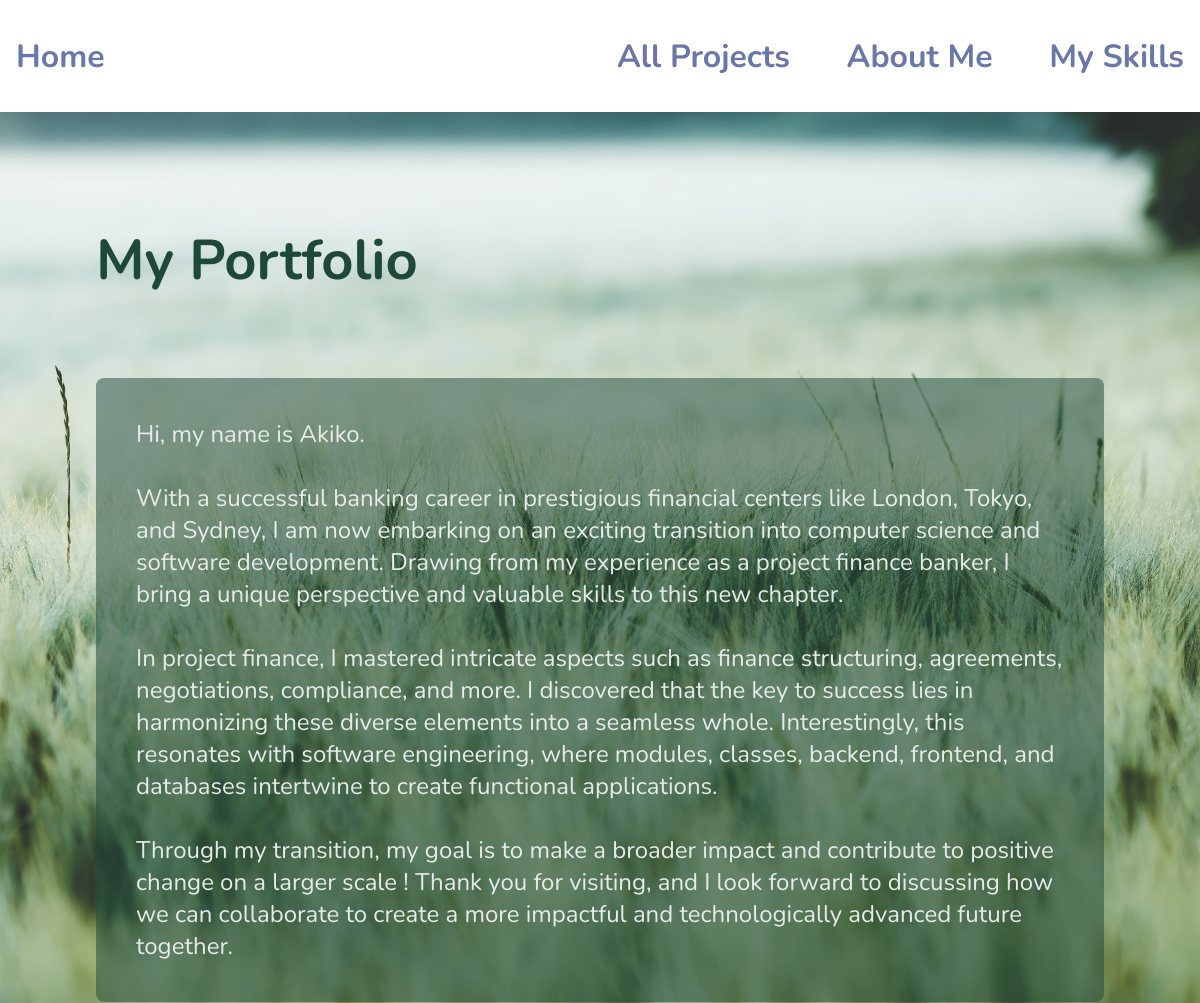
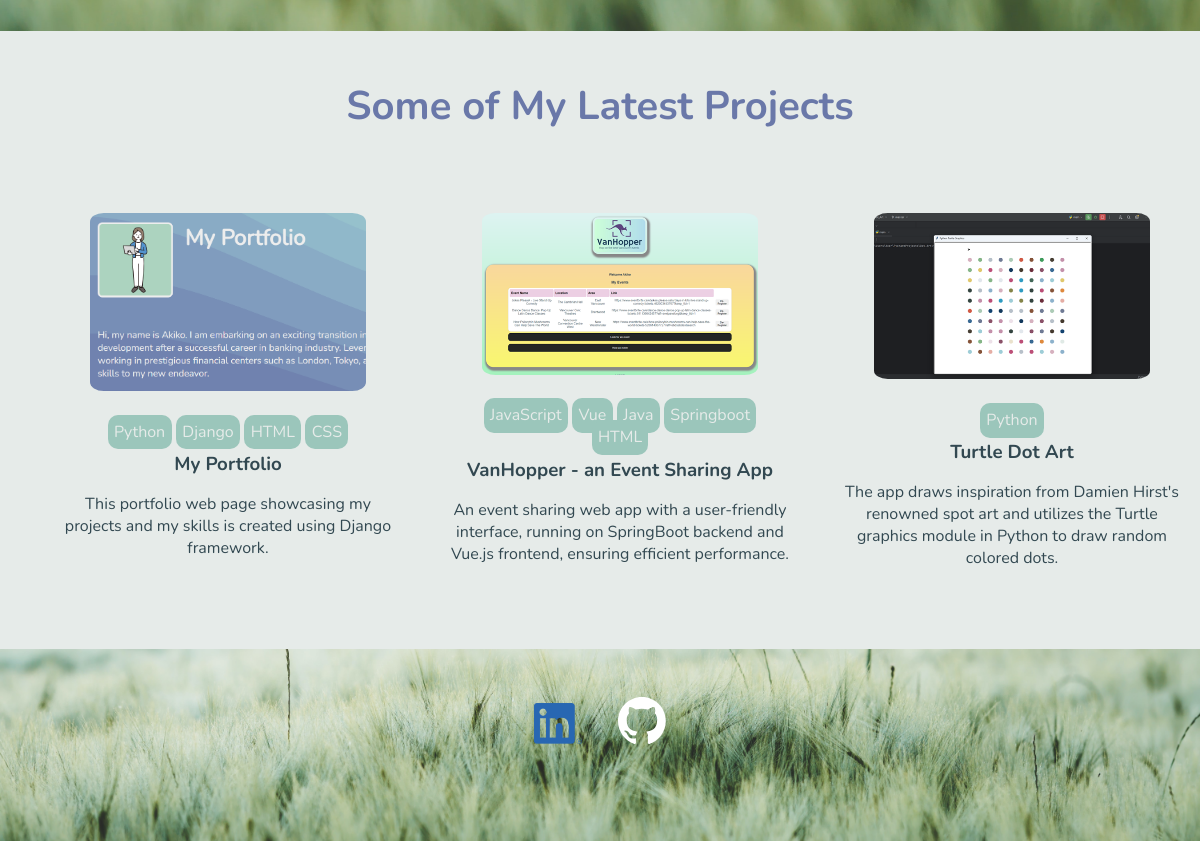
The page / on the database its author committed (2 pictures, top to bottom).
### blog/models.py (models this page shows, shortened)
class Post(models.Model):
    title = models.CharField(max_length=100)
    excerpt = models.CharField(max_length=150)
    image = models.ImageField(upload_to='images', null=True)
    image1=models.ImageField(upload_to='images', null=True)
    image2=models.ImageField(upload_to='images', null=True)
    image3=models.ImageField(upload_to='images', null=True)
    link=models.CharField(max_length=100)
    date = models.DateField(auto_now=True)
    slug = models.SlugField(unique=True)  # db_index=True is set automatically
    content = models.TextField(validators=[MinLengthValidator(10)])
    author = models.ForeignKey(
        Author, on_delete=models.SET_NULL, null=True) # related_name="posts",
    tag = models.ManyToManyField(Tag)

class Tag(models.Model):
    caption = models.CharField(max_length=20)

### blog/views.py (the view)
# urls.py: path("", views.StartingView.as_view(), name="starting-page"),
class StartingView(ListView):
    template_name = "blog/index.html"
    model = Post
    ordering = ["-date", "-title"]
    def get_queryset(self):
        base_query = super().get_queryset()
        data = base_query[:3]
        return data

### blog/templates/blog/index.html (shortened to what this page needs)
{% extends "base.html" %}
{% load static%}
{% block css_files%}
    <link rel="stylesheet" href="{% static "blog/index.css" %}"/>
    <link rel="stylesheet" href="{% static "blog/post.css" %}"/>
{% endblock%}
{% block contents %}
    <section id="welcome">
        <header>
            <h2> My Portfolio</h2>
        </header>
            <div>
                <p>
                    Hi, my name is Akiko. <br/> <br/> With a successful banking career in prestigious financial centers like London,
                    Tokyo, and Sydney, I am now embarking on an exciting transition into computer science and software development.
                    Drawing from my experience as a project finance banker, I bring a unique perspective and valuable skills to
                    this new chapter.
                </p>
                <p> In project finance, I mastered intricate aspects such as finance structuring, agreements, negotiations, compliance,
                    and more. I discovered that the key to success lies in harmonizing these diverse elements into a seamless whole.
                    Interestingly, this resonates with software engineering, where modules, classes, backend, frontend, and databases
                    intertwine to create functional applications.
                </p>
                <p>
                    Through my transition, my goal is to make a broader impact and contribute to positive change on a larger scale !
                    Thank you for visiting, and I look forward to discussing how we can collaborate to create a more impactful and
                    technologically advanced future together.
                </p>
            </div>
    </section>
    <section id="latest-posts">
        <h2>Some of My Latest Projects</h2>
        <ul>
            {% for p in object_list  %}
                {% include  "blog/includes/post.html" %}
            {% endfor %}
        </ul>
    </section>
    <section id="footer">
            <div>
                <a href='https://linkedin.com/in/akiko-koyama'><img id='logo' src="{% static 'blog/images/LI-In-Bug.png'%}"/></a>
                <a href='https://github.com/AKoy-22'><img id='logo' src="{% static 'blog/images/github-mark-white.svg'%}"/></a>
            </div>
    </section>
{%endblock%}

### blog/templates/blog/includes/post.html
{% load static%}
{% block css_files%}
    <link rel="stylesheet" href="{% static "blog/post.css" %}"/>
{% endblock%}
<li>
    <article class="post">
        <a href="{% url 'post-detail-page' slug=p.slug %}" >
            <div class="post__image">
                <img src="{{ p.image.url }}" alt="{{ p.title }}"/>
            </div>
            <div class="tech-tag">
            {% for t in p.tag.all %}
                <span >{{t.caption}}</span>
            {% endfor%}
            </div>
            <div class="post__content">
                <h3>{{p.title}} </h3>
                <p>
                    {{p.excerpt}}
                 </p>
            </div>
        </a>
    </article>
</li>

### static/app.css (style rules this page uses)
* { box-sizing: border-box; }
html { font-family: 'Nunito', sans-serif; }
body { margin: 0; }
h1, h2, h3 { font-family: 'Nunito', sans-serif; font-weight: bold; }
h2 { font-size: 2.5rem; }

### blog/static/blog/index.css (style rules this page uses)
#welcome { background-image: url("./images/grass.jpg"); background-size: cover; background-position: center; background-repeat: no-repeat; width: 100%; background-size: cover; padding: 2rem 8%; }
#welcome header { display: flex; align-items: flex-start; margin: 2rem auto; }
#welcome div { background-color: rgba(30, 73, 58, 0.5); border-radius: 8px; padding: 0.5rem; }
#welcome h2 { font-size: 3.5rem; color: #1e493a; width: 30rem; }
#welcome p { color: #e6ebe9; font-size: 1.5rem; margin: 2rem; }
#latest-posts { background-color: #e6ebe9; color: #ACD3BF; }
#latest-posts h2 { color: #6A78A9; text-align: center; margin: 0; padding: 3rem;; }
#latest-posts ul { list-style: none; margin: 0; padding-bottom: 3rem; display: flex; gap: 1rem; }
#latest-posts li { flex: 1; }
#footer { background-image: url("./images/grass.jpg"); background-size: cover; background-position: center; background-repeat: no-repeat; width: 100%; height: 12rem; margin: 0; text-align: center; }
#footer img { width: 3rem; height: auto; margin: 3rem 1rem; }

### blog/static/blog/post.css (style rules this page uses)
.post { display: flex; flex-direction: column; align-items: center; text-align: center; color: #6A78A9; border-radius: 8px; }
.post a { text-decoration: none; transition: all 0.2s ease; margin: 1rem; color: #324851; }
.post a img { width: 80%; height: auto; max-height: 15rem; border-radius: 5%; margin: 1rem; }
.post h3 { margin: 0.25rem 0; }
.post span { background-color: #9bc6bb; color: #e6ebe9; border-radius: 10px; padding:0.4rem; display: inline; }
.tech-tag { margin: 0.5rem; }

### rows shown on the page
Post: image (picture), title "My Portfolio", excerpt "This portfolio web page showcasing my projects and my skills is created using Django framework."
Tag: caption "Python"
Tag: caption "Django"
Tag: caption "HTML"
Tag: caption "CSS"
Post: image (picture), title "VanHopper - an Event Sharing App", excerpt "An event sharing web app with a user-friendly interface, running on SpringBoot backend and Vue.js frontend, ensuring efficient performance."
Tag: caption "JavaScript"
Tag: caption "Vue"
Tag: caption "Java"
Tag: caption "Springboot"
Post: image (picture), title "Turtle Dot Art", excerpt "The app draws inspiration from Damien Hirst's renowned spot art and utilizes the Turtle graphics module in Python to draw random colored dots."
